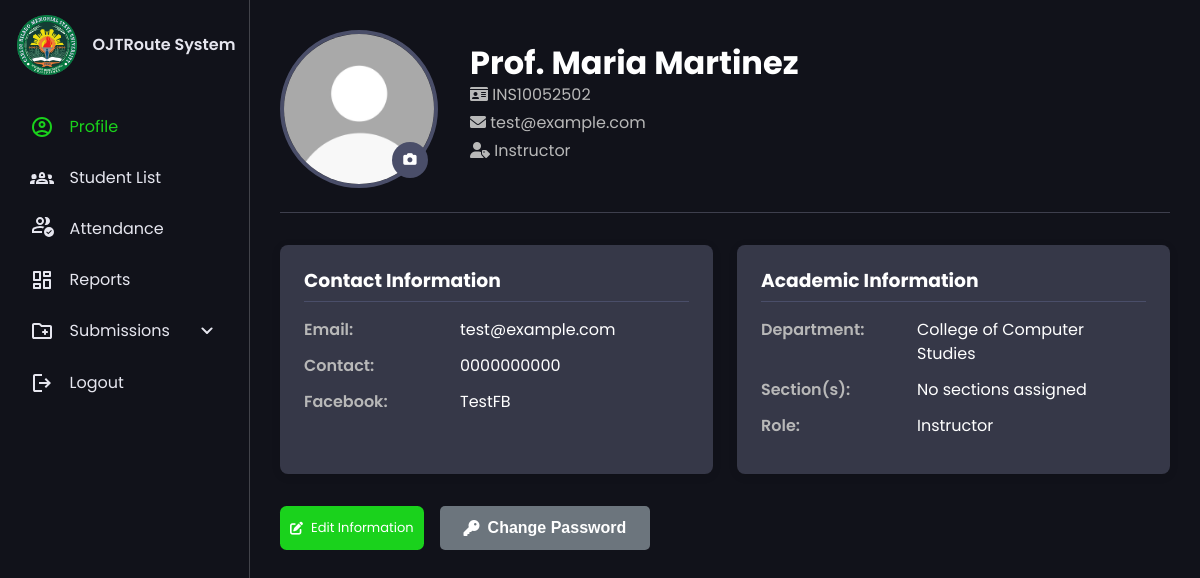
The app's page /instructor/profile.php (signed in), older data.
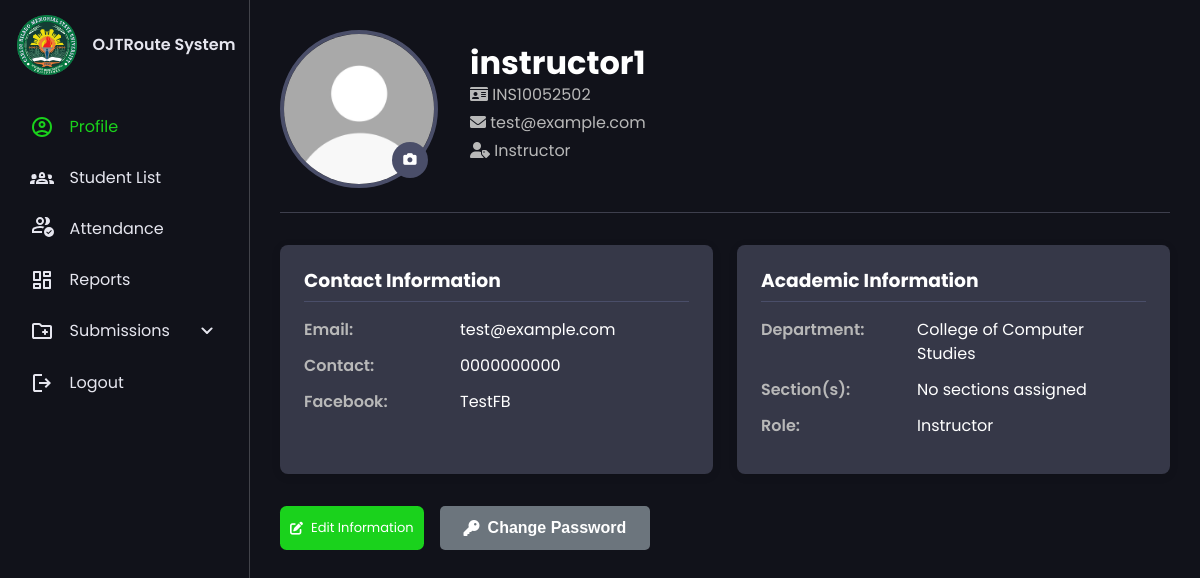
The same page, newer data.
### tables this page shows
CREATE TABLE `instructors` (
  `id` int(11) UNSIGNED NOT NULL,
  `user_id` int(11) UNSIGNED NOT NULL COMMENT 'FK to users table',
  `department` varchar(100) DEFAULT NULL COMMENT 'Department/College',
  `created_at` timestamp NOT NULL DEFAULT current_timestamp(),
  `updated_at` timestamp NOT NULL DEFAULT current_timestamp() ON UPDATE current_timestamp()
);

CREATE TABLE `users` (
  `id` int(11) UNSIGNED NOT NULL,
  `school_id` varchar(20) NOT NULL COMMENT 'School/Employee ID used in CSV & listings',
  `full_name` varchar(100) NOT NULL,
  `email` varchar(100) NOT NULL,
  `password_hash` varchar(255) NOT NULL COMMENT 'Hashed password (bcrypt/argon2)',
  `role` enum('admin','student','instructor') NOT NULL,
  `gender` enum('male','female','non-binary') DEFAULT NULL,
  `section_id` int(11) UNSIGNED DEFAULT NULL COMMENT 'FK to sections - only for students',
  `contact` varchar(20) DEFAULT NULL COMMENT 'Contact number',
  `facebook_name` varchar(100) DEFAULT NULL COMMENT 'Facebook name/username',
  `year` varchar(10) DEFAULT NULL COMMENT 'Academic year',
  `profile_pic_path` varchar(255) DEFAULT NULL COMMENT 'Path to profile picture',
  `is_archived` tinyint(1) NOT NULL DEFAULT 0 COMMENT 'For archive-by-year feature',
  `archived_at` timestamp NULL DEFAULT NULL,
  `created_at` timestamp NOT NULL DEFAULT current_timestamp(),
  `updated_at` timestamp NOT NULL DEFAULT current_timestamp() ON UPDATE current_timestamp()
);

### app/services/InstructorService.php (called while the page is built, shortened)
<?php
class InstructorService
{
    private $db;
    private function connect()
    {
        try {
            $config = require __DIR__ . '/../../config/database.php';
            $dsn = "mysql:host={$config['host']};dbname={$config['dbname']};charset={$config['charset']}";
            $this->db = new \PDO($dsn, $config['username'], $config['password'], [
                \PDO::ATTR_ERRMODE => \PDO::ERRMODE_EXCEPTION,
                \PDO::ATTR_DEFAULT_FETCH_MODE => \PDO::FETCH_ASSOC,
                \PDO::ATTR_EMULATE_PREPARES => false,
            ]);
        } catch (\PDOException $e) {
            error_log('Database connection error: ' . $e->getMessage());
            throw new \Exception('Database connection failed');
        }
    }
    public function getInstructorProfile($userId)
    {
        try {
            $stmt = $this->db->prepare("
                SELECT
                    u.id as user_id,
                    u.school_id,
                    u.full_name,
                    u.email,
                    u.contact,
                    u.facebook_name,
                    u.profile_pic_path,
                    u.role,
                    i.department
                FROM users u
                LEFT JOIN instructors i ON u.id = i.user_id
                WHERE u.id = :user_id
                AND u.role = 'instructor'
            ");
            $stmt->execute([':user_id' => $userId]);
            return $stmt->fetch();
        } catch (\PDOException $e) {
            error_log('Get instructor profile error: ' . $e->getMessage());
            return null;
        }
    }
}

### config/database.php (called while the page is built)
<?php
return [
    'host' => 'localhost',
    'dbname' => 'ojt_db',
    'username' => 'root',
    'password' => '',
    'charset' => 'utf8mb4',
    'options' => [
        PDO::ATTR_ERRMODE => PDO::ERRMODE_EXCEPTION,
        PDO::ATTR_DEFAULT_FETCH_MODE => PDO::FETCH_ASSOC,
        PDO::ATTR_EMULATE_PREPARES => false,
    ]
];

### public/instructor/profile.php (the view, shortened to what the changed rows need)
<?php
require_once __DIR__ . '/../../app/services/InstructorService.php';
$instructorService = new \App\Services\InstructorService();
$user_id = $_SESSION['user_id'];
$instructor = $instructorService->getInstructorProfile($user_id);
$instructor_id = $instructorService->getInstructorId($user_id);
$sections = $instructorService->getInstructorSections($instructor_id);
$section_names = array_map(function($s) { return $s['section_name']; }, $sections);
$section_string = !empty($section_names) ? implode(', ', $section_names) : 'No sections assigned';
$instructor_data = [
    'profile_pic' => !empty($instructor['profile_pic_path']) ? $instructor['profile_pic_path'] : '../../storage/images/default_profile.jpg',
    'fullname' => $instructor['full_name'],
    'school_id' => $instructor['school_id'],
    'email' => $instructor['email'],
    'role' => ucfirst($instructor['role']),
    'contact' => $instructor['contact'] ?: 'Not provided',
    'facebook' => $instructor['facebook_name'] ?: 'Not provided',
    'section' => $section_string,
    'department' => $instructor['department'] ?: 'Not assigned'
];
?>
<!DOCTYPE html>
<html lang="en">
<head>
    <link rel="stylesheet" href="https://cdnjs.cloudflare.com/ajax/libs/font-awesome/6.0.0/css/all.min.css">
    <link rel="stylesheet" href="../css/instructor_style.css">
</head>
<body>
    <main>
        <div class="profile-container">
            <div class="profile-header">
                <div class="profile-info">
                    <h1><?php echo htmlspecialchars($instructor_data['fullname']); ?></h1>
                    <p><i class="fas fa-id-card"></i> <?php echo htmlspecialchars($instructor_data['school_id']); ?></p>
                    <p><i class="fas fa-envelope"></i> <?php echo htmlspecialchars($instructor_data['email']); ?></p>
                    <p><i class="fas fa-user-tag"></i> <?php echo htmlspecialchars($instructor_data['role']); ?></p>
                </div>
            </div>
            <div class="profile-details">
                <div class="detail-card">
                    <div class="detail-item">
                        <div class="detail-label">Email:</div>
                        <div class="detail-value"><?php echo htmlspecialchars($instructor_data['email']); ?></div>
                    </div>
                    <div class="detail-item">
                        <div class="detail-label">Contact:</div>
                        <div class="detail-value"><?php echo htmlspecialchars($instructor_data['contact']); ?></div>
                    </div>
                    <div class="detail-item">
                        <div class="detail-label">Facebook:</div>
                        <div class="detail-value"><?php echo htmlspecialchars($instructor_data['facebook']); ?></div>
                    </div>
                </div>
                <div class="detail-card">
                    <div class="detail-item">
                        <div class="detail-label">Department:</div>
                        <div class="detail-value"><?php echo htmlspecialchars($instructor_data['department']); ?></div>
                    </div>
                </div>
            </div>
        </div>
    </main>
</body>
</html>

Row changes from the older to the newer data that the page shows:
changed through a linked row, instructors "College of Computer Studies": user.full_name "Prof. Maria Martinez" → "instructor1"
